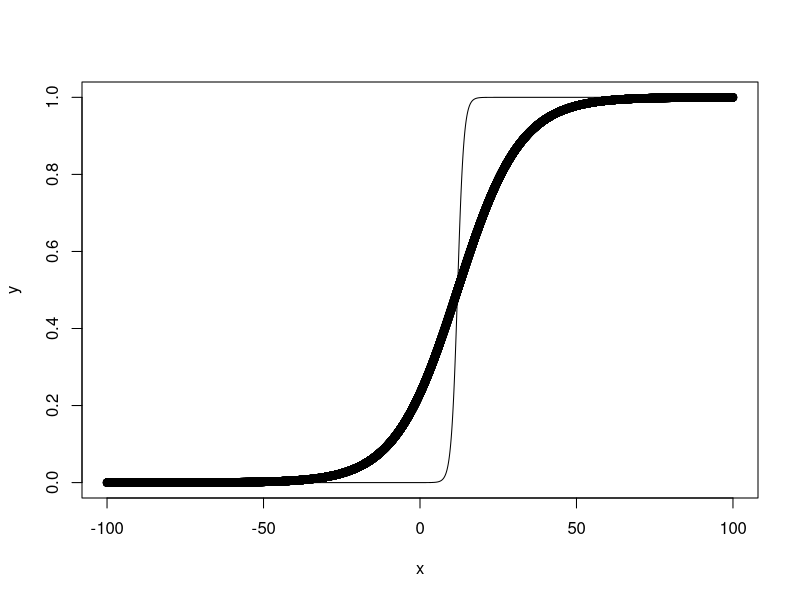

Here is the R script that generated this plot:
## ---- chunk 1
	
	x = seq(-100, 100, 0.01)
	y = 1/(1+exp(-0.100*(x-12)))
	y2 = 1/(1+exp(-1.0*(x-12)))
	plot(x,y)
    lines(x, y2)
